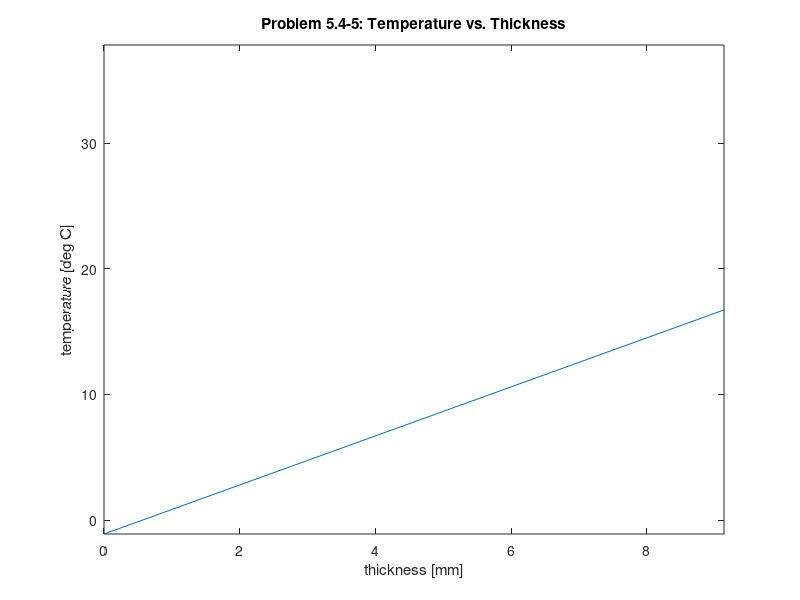

MATLAB code for this plot: (Note: this script raises an error after producing the figure.)
%% Sterilization Homework
% ABE 557 
% Kathryn Atherton
% September 20, 2018

%% Problem 5.2-3: Unsteady-State Heating of a Stirred Tank
volume = 0.0283; % units = m^3
To_water = 288.8; % units = K
T_steam = 377.6; % units = K
U = 1136; % units = W/m^2.K
area = 0.372; % units = m^2
Tf_water = 338.7; % units = K
cp_water = 4.179; % units = J/g.K
rho_water = 997; % units = kg/m^3
rho_water = rho_water * 1000; % units = kg / m^3 * g / kg = g / m^3
t = (-1 / (U * area)) * cp_water * rho_water * volume * log(abs((T_steam - Tf_water)/(To_water - T_steam))); % units = s
t = t / 3600; % units = s * h / s = h
fprintf('Problem 5.2-3: The time required to heat the water from %.1f K to %.1f K is %.2f hours.\n',To_water,Tf_water,t);

%% Problem 5.4-5: Cooling Beef with Convective Resistance
x = 45.7; % units = mm
x = x / 1000; % units = mm * m / mm
Ti_meat = 37.78 + 273.17; % units = K
T_air = -1.11+ 273.15; % units = K
h = 38.0; % W/m^2.K
k = 0.498; % W/m.K
alpha = 4.464e-4; % m^2/h
m = 4.0; 
slices = 5; 
del_x = x / slices; % units = mm
t = 0.27; % units = h
t_T1 = Ti_meat;
t_T2 = Ti_meat;
t_T3 = Ti_meat;
t_T4 = Ti_meat;
t_T5 = Ti_meat;
ti = 0;
del_t = (del_x ^ 2) / (m * alpha); % units = h
N = h * del_x / k;
while ti < t
    ti = ti + del_t;
    tdelt_T1 = (1/m) * (2 * N * T_air + (m - (2 * N + 2)) * t_T1 + 2 * t_T2); 
    tdelt_T2 = (1/m) * (t_T3 + (m - 2) * t_T2 + t_T1);
    tdelt_T3 = (1/m) * (t_T4 + (m - 2) * t_T3 + t_T2);
    tdelt_T4 = (1/m) * (t_T5 + (m - 2) * t_T4 + t_T3);
    tdelt_T5 = (1/m) * ((m - 2) * t_T5 + 2 * t_T4); 
    t_T1 = tdelt_T1;
    t_T2 = tdelt_T2;
    t_T3 = tdelt_T3;
    t_T4 = tdelt_T4;
    t_T5 = tdelt_T5;
end
x = [0, 1 * del_x * 1000, 2 * del_x * 1000, 3 * del_x * 1000, 4 * del_x * 1000, 5 * del_x * 1000]; % units = mm
T = [T_air - 273.15, t_T1 - 273.15, t_T2 - 273.15, t_T3 - 273.15, t_T4 - 273.15, t_T5 - 273.15]; % units = deg C
plot(x,T);
ylim([T_air - 273.15,Ti_meat - 273.15]);
xlim([0, del_x * 1000]);
xlabel('thickness [mm]')
ylabel('temperature [deg C]')
title('Problem 5.4-5: Temperature vs. Thickness')
fprintf('The temperature at node 1 is %.2f, at node 2 is %.2f, at node 3 is %.2f, at node 4 is %.2f, and at node 5 is %.2 f.\n',T(2), T(3), T(4), T(5), T(6));

%% Problem 9.12-5: Process Time and Numerical Integration
t = [0, 20, 40, 60, 80, 90, 100]; % units = min
T_c = [43.3, 79.3, 96.1, 108.9, 111.1, 107.2, 71.1]; % units = deg C
T_f = [110, 165, 205, 228, 232, 225, 160]; % units = deg F
F0 = 2.60; % units = min
z_c = 10; % units = deg C
z_f = 18; % units = deg F
F0_f = ((10^((T_f(1) - 250)/z_f) + 10^((T_f(2) - 250)/z_f)/2) * (t(2)-t(1))) + ((10^((T_f(2) - 250)/z_f) + 10^((T_f(3) - 250)/z_f)/2) * (t(3)-t(2))) + ((10^((T_f(3) - 250)/z_f) + 10^((T_f(4) - 250)/z_f)/2) * (t(4)-t(3))) + ((10^((T_f(4) - 250)/z_f) + 10^((T_f(5) - 250)/z_f)/2) * (t(5)-t(4))) + ((10^((T_f(5) - 250)/z_f) + 10^((T_f(6) - 250)/z_f)/2) * (t(6)-t(5))) + ((10^((T_f(6) - 250)/z_f) + 10^((T_f(7) - 250)/z_f)/2) * (t(7)-t(6))); % Trapezoidal Method
F0_c = ((10^((T_c(1) - 121.1)/z_c) + 10^((T_c(2) - 121.1)/z_c)/2) * (t(2)-t(1))) + ((10^((T_c(2) - 121.1)/z_c) + 10^((T_c(3) - 121.1)/z_c)/2) * (t(3)-t(2))) + ((10^((T_c(3) - 121.1)/z_c) + 10^((T_c(4) - 121.1)/z_c)/2) * (t(4)-t(3))) + ((10^((T_c(4) - 121.1)/z_c) + 10^((T_c(5) - 121.1)/z_c)/2) * (t(5)-t(4))) + ((10^((T_c(5) - 121.1)/z_c) + 10^((T_c(6) - 121.1)/z_c)/2) * (t(6)-t(5))) + ((10^((T_c(6) - 121.1)/z_c) + 10^((T_c(7) -121.1)/z_c)/2) * (t(7)-t(6))); % Trapezoidal Method
fprintf('Problem 9.12-5: The F0 value in English units is %.2f mins and in SI units is %.2f mins.', F0_f, F0_c);
if ((F0_f + F0_c)/2) >= F0
    fprintf('Therefore, the thermal process is adequate.\n')
else
    fprintf('Therefore the thermal process is inadequate.\n')
end

%% Problem 9.12-6: Sterility Level of Fermentation Medium
t = [0, 10, 20, 25, 30, 35]; % units = min
T_c = [100, 110, 120, 120, 110, 100]; % units = deg C
T_k = T_c + 273.15; % units = K
k = 7.94e38 * exp((-68.7e3) ./ (1.987 .* T)); % units = min^-1
N0 = 1e12; % units = spores
N_final = N0 * exp(-k(6) * t(6)); % units = spores
V = log(N0/N_final);
fprintf("Problem 9.12-6: The final sterility level is %.2d and the V is %.2f.",N_final,V)

%% Problem 9.12-7: Time for Pasteurization of Milk
T = 62.8; % units = deg C
F0 = 9.0; % units = minutes
T1 = 65.6; % units = deg C
z = 5; % units = deg C
t = F0 / (10 ^ ((T-T1)/z)); % units = minutes
fprintf('Problem 9.12-7: The time to pasteurize is %.2f min.\n',t)